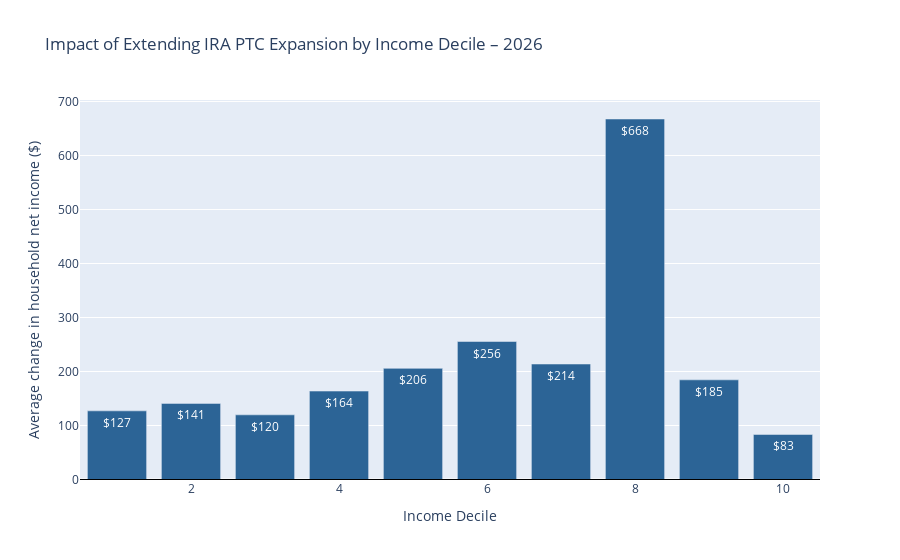
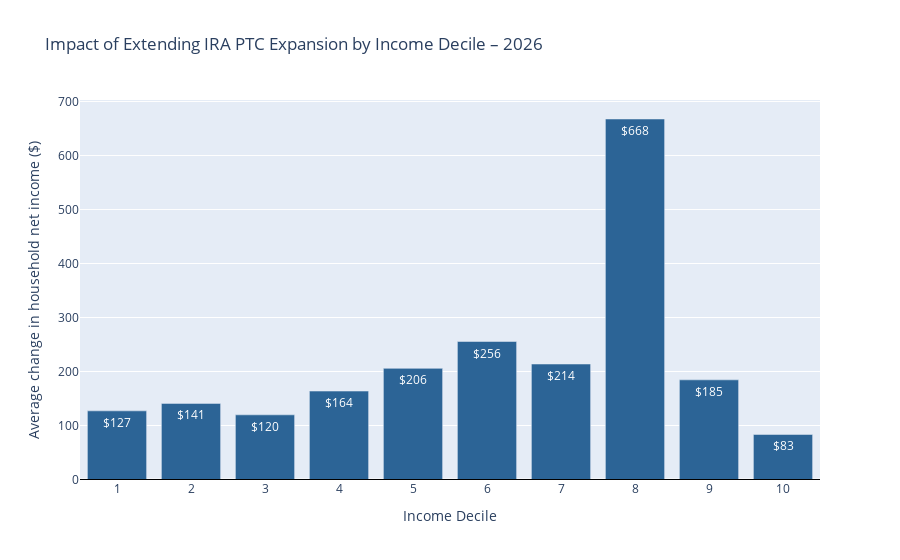

Write notebook code for charts like these, in order.
### Code cell
import numpy as np
import pandas as pd
import plotly.graph_objects as go

# ------------------------------------------------------------------
# Brand hex codes (one-to-one with style.colors)
# ------------------------------------------------------------------
COLOR_BLUE               = "#2C6496"   # style.colors.BLUE  / BLUE_PRIMARY
COLOR_BLUE_LIGHT         = "#D8E6F3"   # style.colors.BLUE_LIGHT / BLUE_95
COLOR_LIGHT_GRAY         = "#F2F2F2"   # style.colors.LIGHT_GRAY
COLOR_MEDIUM_LIGHT_GRAY  = "#BDBDBD"   # style.colors.MEDIUM_LIGHT_GRAY
COLOR_DARK_GRAY          = "#616161"   # style.colors.DARK_GRAY

# ––– choose colours for positive vs. negative average bars –––
POS_COLOR = COLOR_BLUE
NEG_COLOR = COLOR_DARK_GRAY

# ------------------------------------------------------------------
# 1.  Pull baseline / reform net income + weights
# ------------------------------------------------------------------
net_base   = baseline.calculate(
    "household_net_income_including_health_benefits", map_to="household", period=2026
)
net_reform = reformed.calculate(
    "household_net_income_including_health_benefits", map_to="household", period=2026
)
weights    = baseline.calculate(
    "household_weight", map_to="household", period=2026
)

df = pd.DataFrame({
    "net_base": net_base,
    "delta":    net_reform - net_base,
    "weight":   weights,
})

# ------------------------------------------------------------------
# 2.  Weighted decile edges (baseline ranking)
# ------------------------------------------------------------------
def wquantile(values, qs, w):
    srt = np.argsort(values)
    values, w = values[srt], w[srt]
    cum_w = np.cumsum(w) / np.sum(w)
    return np.interp(qs, cum_w, values)

edges = wquantile(df["net_base"].values,
                  np.linspace(0, 1, 11), df["weight"].values)

df["decile"] = pd.cut(df["net_base"],
                      bins=edges,
                      labels=np.arange(1, 11),
                      include_lowest=True)

# ------------------------------------------------------------------
# 3.  Weighted average Δnet-income by decile
# ------------------------------------------------------------------
decile_avg = (
    df.groupby("decile")
      .apply(lambda g: np.average(g["delta"], weights=g["weight"]))
      .reset_index(name="avg_change")
)

# ------------------------------------------------------------------
# 4.  Use brand colours: blue if gain, dark-gray if loss
# ------------------------------------------------------------------
bar_colors = [
    POS_COLOR if v >= 0 else NEG_COLOR
    for v in decile_avg["avg_change"]
]

# ------------------------------------------------------------------
# 5.  Plot
# ------------------------------------------------------------------
fig = go.Figure(
    data=[
        go.Bar(
            x=decile_avg["decile"].astype(int),
            y=decile_avg["avg_change"],
            marker_color=bar_colors,
            text=decile_avg["avg_change"].apply(lambda v: f"${v:,.0f}"),
            textposition="inside",
        )
    ],
    layout=dict(
        title="Impact of Extending IRA PTC Expansion by Income Decile – 2026",
        xaxis_title="Income Decile",
        yaxis_title="Average change in household net income ($)",
        showlegend=False,
    )
)
fig.add_hline(y=0, line_width=1, line_color="black")
fig.show()
fig.update_xaxes(dtick=1)        # show 1-10 instead of only the evens

### Figure 1 — Plotly figure (JSON) as saved in the notebook; plotly's stock layout.template omitted (floating-point values rounded to 4 significant figures)
{"data": [{"marker": {"color": ["#2C6496", "#2C6496", "#2C6496", "#2C6496", "#2C6496", "#2C6496", "#2C6496", "#2C6496", "#2C6496", "#2C6496"]}, "text": ["$127", "$141", "$120", "$164", "$206", "$256", "$214", "$668", "$185", "$83"], "textposition": "inside", "type": "bar", "x": [1, 2, 3, 4, 5, 6, 7, 8, 9, 10], "y": [127.1, 141.0, 119.8, 163.8, 205.8, 255.6, 213.9, 667.6, 184.5, 83.4]}], "layout": {"shapes": [{"line": {"color": "black", "width": 1}, "type": "line", "x0": 0, "x1": 1, "xref": "x domain", "y0": 0, "y1": 0, "yref": "y"}], "showlegend": false, "title": {"text": "Impact of Extending IRA PTC Expansion by Income Decile – 2026"}, "xaxis": {"title": {"text": "Income Decile"}}, "yaxis": {"title": {"text": "Average change in household net income ($)"}}}}

### Figure 2 — Plotly figure (JSON) as saved in the notebook; plotly's stock layout.template omitted (floating-point values rounded to 4 significant figures)
{"data": [{"marker": {"color": ["#2C6496", "#2C6496", "#2C6496", "#2C6496", "#2C6496", "#2C6496", "#2C6496", "#2C6496", "#2C6496", "#2C6496"]}, "text": ["$127", "$141", "$120", "$164", "$206", "$256", "$214", "$668", "$185", "$83"], "textposition": "inside", "type": "bar", "x": [1, 2, 3, 4, 5, 6, 7, 8, 9, 10], "y": [127.1, 141.0, 119.8, 163.8, 205.8, 255.6, 213.9, 667.6, 184.5, 83.4]}], "layout": {"shapes": [{"line": {"color": "black", "width": 1}, "type": "line", "x0": 0, "x1": 1, "xref": "x domain", "y0": 0, "y1": 0, "yref": "y"}], "showlegend": false, "title": {"text": "Impact of Extending IRA PTC Expansion by Income Decile – 2026"}, "xaxis": {"dtick": 1, "title": {"text": "Income Decile"}}, "yaxis": {"title": {"text": "Average change in household net income ($)"}}}}
